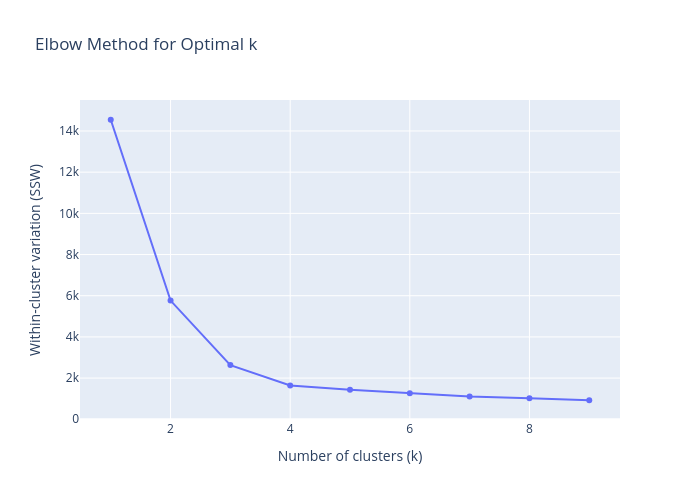

Notebook source saved alongside this figure:
### Code cell
ssw_df = pd.DataFrame(ssw_list)
fig = px.line(ssw_df, x='k', y='ssw', width=700, height=500, markers=True, title='Elbow Method for Optimal k')
fig.update_traces(line=dict(width=2))
fig.update_layout(xaxis_title='Number of clusters (k)',
                  yaxis_title='Within-cluster variation (SSW)')
fig.show()

### Figure 1 — Plotly figure (JSON) as saved in the notebook; plotly's stock layout.template omitted (floating-point values rounded to 4 significant figures)
{"data": [{"hovertemplate": "k=%{x}<br>ssw=%{y}<extra></extra>", "legendgroup": "", "line": {"color": "#636efa", "dash": "solid", "width": 2}, "marker": {"symbol": "circle"}, "mode": "lines+markers", "name": "", "orientation": "v", "showlegend": false, "type": "scatter", "x": [1, 2, 3, 4, 5, 6, 7, 8, 9], "xaxis": "x", "y": [14550.0, 5765.0, 2632.0, 1639.0, 1440.0, 1266.0, 1112.0, 1026.0, 924.5], "yaxis": "y"}], "layout": {"height": 500, "legend": {"tracegroupgap": 0}, "title": {"text": "Elbow Method for Optimal k"}, "width": 700, "xaxis": {"anchor": "y", "domain": [0, 1], "title": {"text": "Number of clusters (k)"}}, "yaxis": {"anchor": "x", "domain": [0, 1], "title": {"text": "Within-cluster variation (SSW)"}}}}
